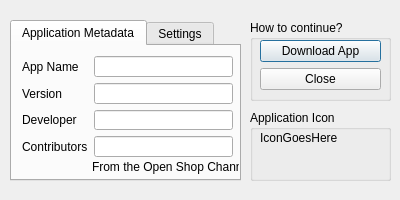
<?xml version="1.0" encoding="UTF-8"?>
<ui version="4.0">
 <class>Metadata</class>
 <widget class="QDialog" name="Metadata">
  <property name="geometry">
   <rect>
    <x>0</x>
    <y>0</y>
    <width>400</width>
    <height>200</height>
   </rect>
  </property>
  <property name="sizePolicy">
   <sizepolicy hsizetype="Fixed" vsizetype="Fixed">
    <horstretch>0</horstretch>
    <verstretch>0</verstretch>
   </sizepolicy>
  </property>
  <property name="minimumSize">
   <size>
    <width>400</width>
    <height>200</height>
   </size>
  </property>
  <property name="maximumSize">
   <size>
    <width>400</width>
    <height>200</height>
   </size>
  </property>
  <property name="windowTitle">
   <string>Metadata</string>
  </property>
  <property name="whatsThis">
   <string/>
  </property>
  <widget class="QGroupBox" name="HowToContinueBox">
   <property name="geometry">
    <rect>
     <x>250</x>
     <y>20</y>
     <width>141</width>
     <height>81</height>
    </rect>
   </property>
   <property name="title">
    <string>How to continue?</string>
   </property>
   <widget class="QWidget" name="verticalLayoutWidget">
    <property name="geometry">
     <rect>
      <x>10</x>
      <y>20</y>
      <width>121</width>
      <height>51</height>
     </rect>
    </property>
    <layout class="QVBoxLayout" name="HowToContinueLayout">
     <item>
      <widget class="QPushButton" name="DownloadAppBtn">
       <property name="autoFillBackground">
        <bool>false</bool>
       </property>
       <property name="text">
        <string>Download App</string>
       </property>
       <property name="default">
        <bool>true</bool>
       </property>
       <property name="flat">
        <bool>false</bool>
       </property>
      </widget>
     </item>
     <item>
      <widget class="QPushButton" name="CloseBtn">
       <property name="text">
        <string>Close</string>
       </property>
      </widget>
     </item>
    </layout>
   </widget>
  </widget>
  <widget class="QTabWidget" name="AppTabs">
   <property name="geometry">
    <rect>
     <x>10</x>
     <y>20</y>
     <width>231</width>
     <height>161</height>
    </rect>
   </property>
   <property name="currentIndex">
    <number>0</number>
   </property>
   <widget class="QWidget" name="ApplicationMetadataTab">
    <attribute name="title">
     <string>Application Metadata</string>
    </attribute>
    <widget class="QWidget" name="formLayoutWidget">
     <property name="geometry">
      <rect>
       <x>10</x>
       <y>10</y>
       <width>211</width>
       <height>101</height>
      </rect>
     </property>
     <layout class="QFormLayout" name="MetaLayout">
      <item row="0" column="0">
       <widget class="QLabel" name="label_appname">
        <property name="text">
         <string>App Name</string>
        </property>
       </widget>
      </item>
      <item row="0" column="1">
       <widget class="QLineEdit" name="appname">
        <property name="text">
         <string/>
        </property>
        <property name="echoMode">
         <enum>QLineEdit::Normal</enum>
        </property>
        <property name="readOnly">
         <bool>true</bool>
        </property>
        <property name="placeholderText">
         <string/>
        </property>
       </widget>
      </item>
      <item row="1" column="0">
       <widget class="QLabel" name="label_version">
        <property name="text">
         <string>Version</string>
        </property>
       </widget>
      </item>
      <item row="1" column="1">
       <widget class="QLineEdit" name="version">
        <property name="echoMode">
         <enum>QLineEdit::Normal</enum>
        </property>
        <property name="readOnly">
         <bool>true</bool>
        </property>
       </widget>
      </item>
      <item row="2" column="0">
       <widget class="QLabel" name="label_developer">
        <property name="text">
         <string>Developer</string>
        </property>
       </widget>
      </item>
      <item row="2" column="1">
       <widget class="QLineEdit" name="developer">
        <property name="echoMode">
         <enum>QLineEdit::Normal</enum>
        </property>
        <property name="readOnly">
         <bool>true</bool>
        </property>
       </widget>
      </item>
      <item row="3" column="0">
       <widget class="QLabel" name="label_contributors">
        <property name="text">
         <string>Contributors</string>
        </property>
       </widget>
      </item>
      <item row="3" column="1">
       <widget class="QLineEdit" name="contributors">
        <property name="echoMode">
         <enum>QLineEdit::Normal</enum>
        </property>
        <property name="readOnly">
         <bool>true</bool>
        </property>
       </widget>
      </item>
     </layout>
    </widget>
    <widget class="QLabel" name="PoweredByLabel">
     <property name="geometry">
      <rect>
       <x>80</x>
       <y>110</y>
       <width>151</width>
       <height>21</height>
      </rect>
     </property>
     <property name="text">
      <string>From the Open Shop Channel</string>
     </property>
    </widget>
   </widget>
   <widget class="QWidget" name="SettingsTab">
    <attribute name="title">
     <string>Settings</string>
    </attribute>
    <widget class="QGroupBox" name="GeneralConfig">
     <property name="geometry">
      <rect>
       <x>10</x>
       <y>10</y>
       <width>201</width>
       <height>51</height>
      </rect>
     </property>
     <property name="title">
      <string>Options</string>
     </property>
     <widget class="QWidget" name="verticalLayoutWidget_3">
      <property name="geometry">
       <rect>
        <x>10</x>
        <y>20</y>
        <width>181</width>
        <height>21</height>
       </rect>
      </property>
      <layout class="QVBoxLayout" name="verticalLayout">
       <item>
        <widget class="QCheckBox" name="ExtractAppCheckbox">
         <property name="text">
          <string>Extract Downloaded App</string>
         </property>
        </widget>
       </item>
      </layout>
     </widget>
    </widget>
    <widget class="QGroupBox" name="OutputConfig">
     <property name="geometry">
      <rect>
       <x>10</x>
       <y>70</y>
       <width>201</width>
       <height>51</height>
      </rect>
     </property>
     <property name="title">
      <string>Output</string>
     </property>
     <widget class="QWidget" name="formLayoutWidget_2">
      <property name="geometry">
       <rect>
        <x>10</x>
        <y>20</y>
        <width>181</width>
        <height>22</height>
       </rect>
      </property>
      <layout class="QFormLayout" name="formLayout">
       <item row="0" column="0">
        <widget class="QLabel" name="FileNameLabel">
         <property name="text">
          <string>File Name</string>
         </property>
        </widget>
       </item>
       <item row="0" column="1">
        <widget class="QLineEdit" name="FileNameLineEdit"/>
       </item>
      </layout>
     </widget>
    </widget>
   </widget>
  </widget>
  <widget class="QGroupBox" name="HowToContinueBox_2">
   <property name="geometry">
    <rect>
     <x>250</x>
     <y>110</y>
     <width>141</width>
     <height>71</height>
    </rect>
   </property>
   <property name="title">
    <string>Application Icon</string>
   </property>
   <widget class="QLabel" name="label">
    <property name="geometry">
     <rect>
      <x>10</x>
      <y>20</y>
      <width>81</width>
      <height>16</height>
     </rect>
    </property>
    <property name="text">
     <string>IconGoesHere</string>
    </property>
   </widget>
  </widget>
 </widget>
 <resources/>
 <connections/>
</ui>
